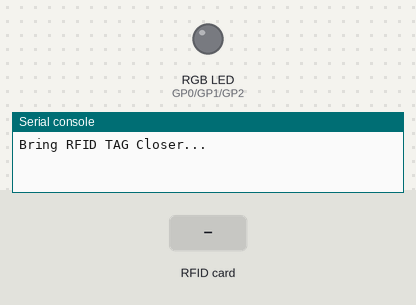
Recording of a program running on a simulated Raspberry Pi Pico running MicroPython. On the bench: an RGB LED mixed from three pins (HIGH = lit), the last lines printed to the serial console. Inputs (shaded band) come from the test bench. The interpreter's speed is modelled, so counts of loop turns are approximate; library files of the repository ran but are not shown: mfrc522.py; pins used as bus, display or sensor lines are not drawn.

Above: at 1.2 s.
1.3 s: RFID card 5E 7A 19 C4 held to the reader
At 2.6 s:
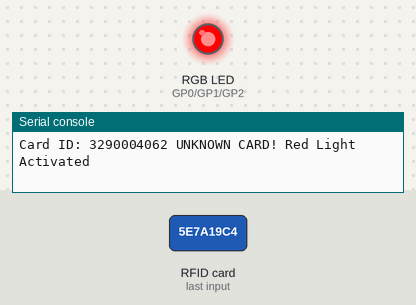
Timing chart, 0 to 4.3 s (numbered marks = the images above; inputs shaded):
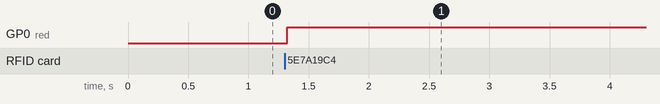

Measured:
- after the input at 1.3 s, GP0 (red): LOW → HIGH at once

The program:

RGB_Control.py
```python
from machine import Pin
from mfrc522 import MFRC522
import utime

reader = MFRC522(spi_id=0,sck=6,miso=4,mosi=7,cs=5,rst=22)

red = Pin(0, Pin.OUT)
green = Pin(1, Pin.OUT)
blue = Pin(2, Pin.OUT)

print("Bring RFID TAG Closer...")
print("")


while True:
    reader.init()
    (stat, tag_type) = reader.request(reader.REQIDL)
    if stat == reader.OK:
        (stat, uid) = reader.SelectTagSN()
        if stat == reader.OK:
            card = int.from_bytes(bytes(uid),"little",False)

            if card == 107330053:
                print("Card ID: "+ str(card)+" PASS: Green Light Activated")
                red.value(0)
                green.value(1)
                blue.value(0)


            elif card == 495638547:
                print("Card ID: "+ str(card)+" PASS: Blue Light Activated")
                red.value(0)
                green.value(0)
                blue.value(1)

            else:
                print("Card ID: "+ str(card)+" UNKNOWN CARD! Red Light Activated")
                red.value(1)
                green.value(0)
                blue.value(0)
```
